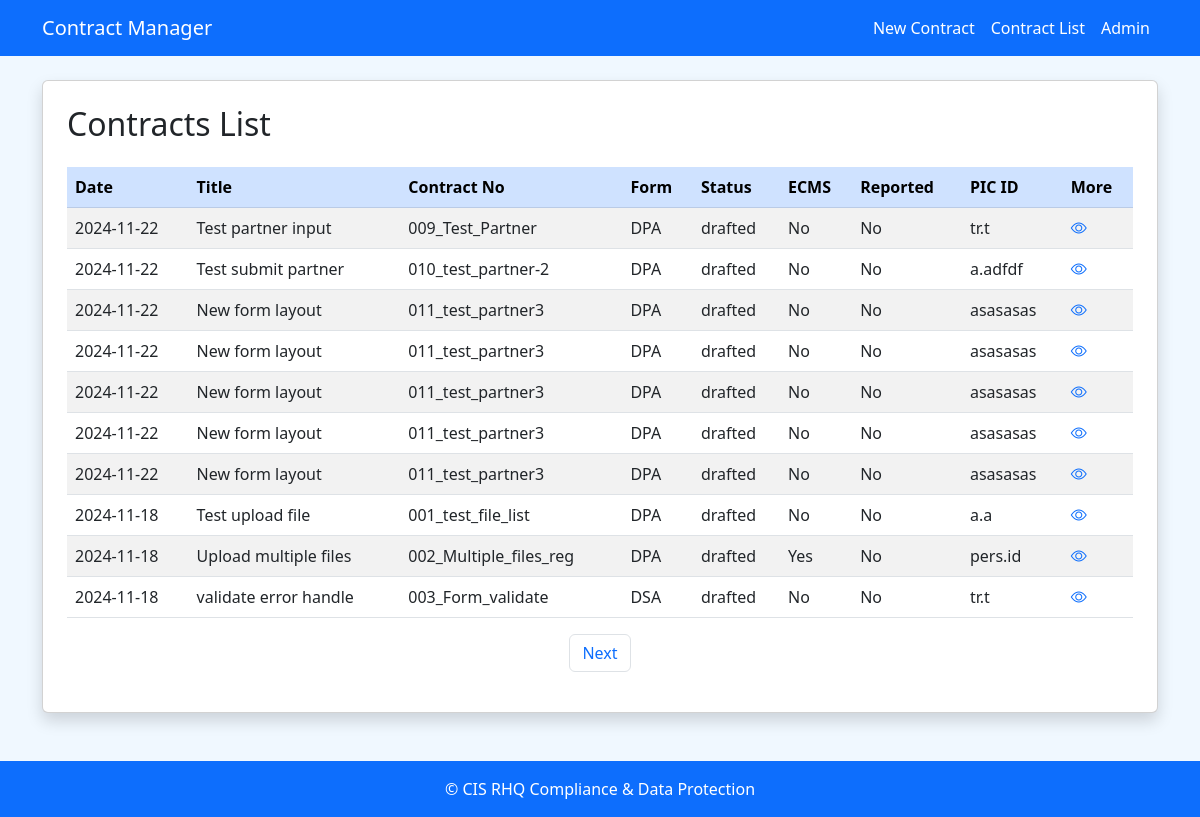
The page /contract_list/ on the database as committed earlier.
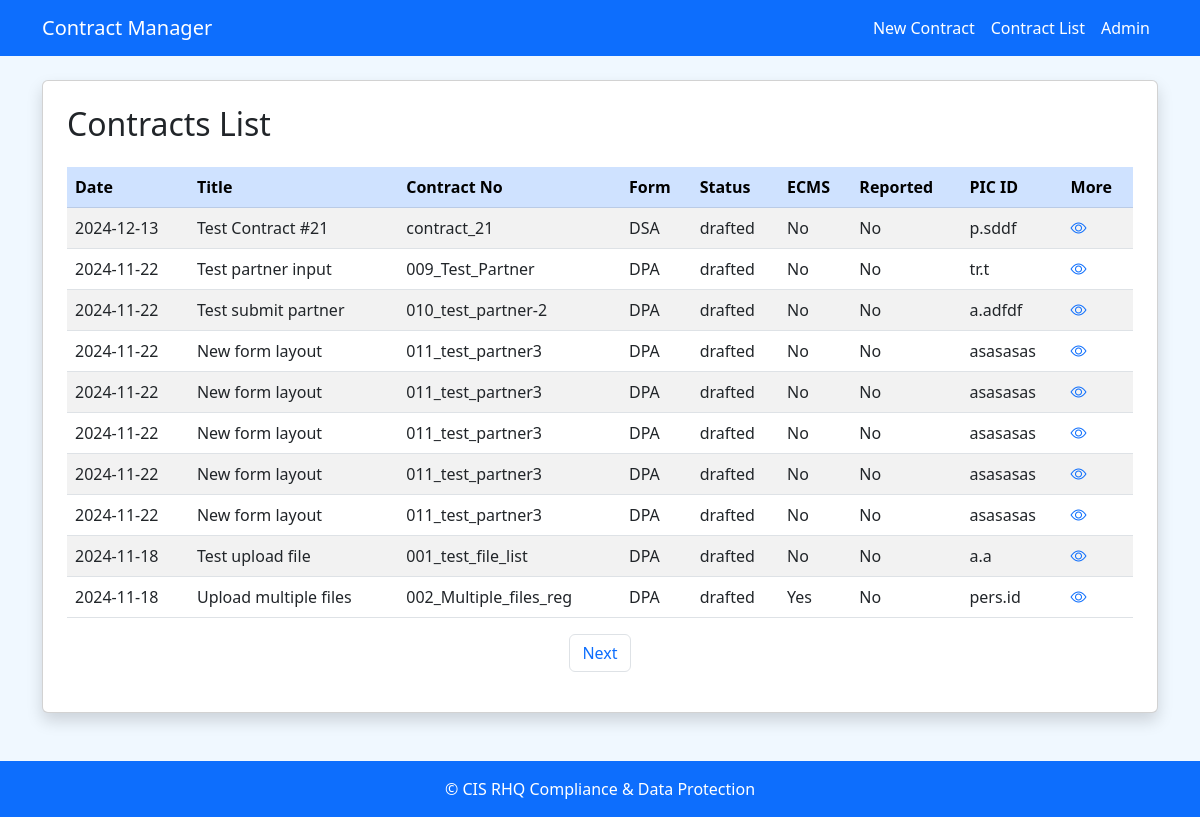
The same page on the database as committed later.
### app/models.py (models this page shows)
class Contract(db.Model):
    __tablename__ = 'contracts'
    contract_id = mapped_column(Integer, primary_key=True, autoincrement=True)
    registration_date = mapped_column(Date, default=date.today)
    contract_title = mapped_column(String(100), nullable=False)
    contract_description = mapped_column(String(120))
    contract_no = mapped_column(String(50), nullable=False)
    contract_form = mapped_column(Boolean, nullable=False)  # True for DPA, False for DSA
    contract_status = mapped_column(String(20), nullable=False)
    partner_id = mapped_column(ForeignKey('partners.partner_id'), nullable=True) # ATTENTION: CHANGE TO FALSE WHEN PARTNER DB LOGIC IS READY!
    signed_date = mapped_column(Date)
    system_registered = mapped_column(Boolean, default=False)
    HQ_reported = mapped_column(Boolean, default=False)
    contract_folder = mapped_column(String(200))
    PIC_id = mapped_column(String(100))
    PIC_team = mapped_column(String(100))
    partner = relationship("Partner", back_populates="contracts")
    audits = relationship("Audit", back_populates="contract")

### app/route_main/routes.py (the view)
@bp.route('/contract_list/', methods=['GET'])
def contract_list():
    page = request.args.get('page', 1, type=int)
    contracts = db.paginate(db.select(Contract).order_by(Contract.registration_date.desc()), page=page, per_page=10)
    return render_template('contract_list.html', contracts=contracts)

### app/templates/contract_list.html (shortened to what this page needs)
{% extends 'base.html' %}
{% block content %}
<div class="card shadow p-4 mb-4">
    <h2 class="card-title mb-4">Contracts List</h2>
    <table class="table table-striped">
        <thead class="table-primary">
            <tr>
                <th>Date</th>
                <th>Title</th>
                <th>Contract No</th>
                <th>Form</th>
                <th>Status</th>
                <th>ECMS</th>
                <th>Reported</th>
                <th>PIC ID</th>
                <th>More</th>
            </tr>
        </thead>
        <tbody>
            {% for contract in contracts.items %}
            <tr>
                <td>{{ contract.registration_date.strftime('%Y-%m-%d') }}</td>
                <td>{{ contract.contract_title }}</td>
                <td>{{ contract.contract_no }}</td>
                <td>{{ 'DPA' if contract.contract_form else 'DSA' }}</td>
                <td>{{ contract.contract_status }}</td>
                <td>{{ 'Yes' if contract.system_registered else 'No' }}</td>
                <td>{{ 'Yes' if contract.HQ_reported else 'No' }}</td>
                <td>{{ contract.PIC_id }}</td>
                <td>
                    <a href="{{ url_for('route_main.contract_details', contract_id=contract.contract_id) }}">
                        <i class="bi bi-eye text-primary"></i>
                    </a>
                </td>
            </tr>
            {% endfor %}
        </tbody>
    </table>
    <nav>
        <ul class="pagination justify-content-center">
            {% if contracts.has_next %}
                <li class="page-item"><a class="page-link" href="{{ url_for('route_main.contract_list', page=contracts.next_num) }}">Next</a></li>
            {% endif %}
        </ul>
    </nav>
</div>
{% endblock %}

### app/templates/base.html (shortened to what this page needs)
<!DOCTYPE html>
<html lang="en">
<head>
    <link href="https://cdn.jsdelivr.net/npm/bootstrap@5.3.0/dist/css/bootstrap.min.css" rel="stylesheet">
    <link rel="stylesheet" href="https://cdn.jsdelivr.net/npm/bootstrap-icons@1.11.3/font/bootstrap-icons.min.css">
    <link rel="stylesheet" href="{{ url_for('static', filename='styles.css') }}">
</head>
<body>
<nav class="navbar navbar-expand-lg navbar-dark bg-primary">
    <div class="container">
        <a class="navbar-brand" href="{{ url_for('route_main.contract_list') }}">Contract Manager</a>
        <div class="collapse navbar-collapse" id="navbarNav">
            <ul class="navbar-nav ms-auto">
                <li class="nav-item"><a class="nav-link" href="{{ url_for('route_main.new_contract') }}">New Contract</a></li>
                <li class="nav-item"><a class="nav-link" href="{{ url_for('route_main.contract_list') }}">Contract List</a></li>
                <li class="nav-item"><a class="nav-link" href="{{ url_for('route_main.temp_admin') }}">Admin</a></li>
            </ul>
        </div>
    </div>
</nav>
<div class="container mt-4">
    {% block content %}{% endblock %}
</div>
<footer class="bg-primary text-white text-center py-3 mt-5">
    <div class="container">
        <p class="mb-0">&copy; {{ current_year }} CIS RHQ Compliance &amp; Data Protection</p>
    </div>
</footer>
</body>
</html>

### app/static/styles.css (style rules this page uses)
body { background-color: #f0f8ff; }
.navbar, footer { background-color: #007bff; }
.container h1, h2 { color: #004085; }
.form-label, .nav-link { color: #ffffff; }

Rows that differ between the two databases and show on the page:
no longer on this page (row unchanged): Contract: registration_date "2024-11-18", contract_title "validate error handle", contract_no "003_Form_validate", contract_form "DSA", contract_status "drafted", system_registered "No", HQ_reported "No", PIC_id "tr.t"
added Contract: registration_date "2024-12-13", contract_title "Test Contract #21", contract_no "contract_21", contract_form "DSA", contract_status "drafted", system_registered "No", HQ_reported "No", PIC_id "p.sddf"
